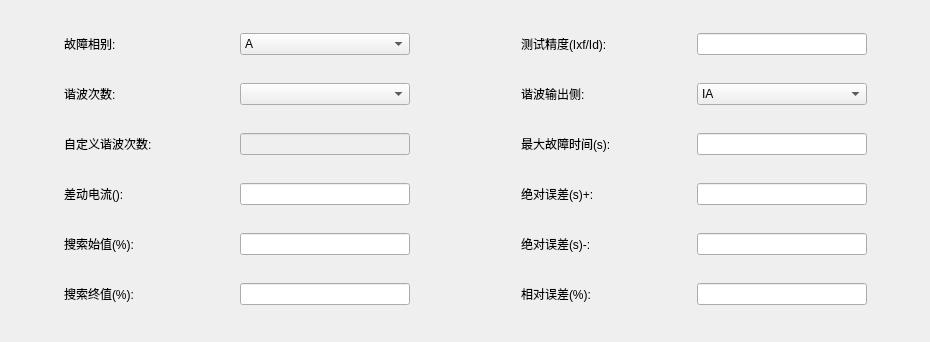
<?xml version="1.0" encoding="UTF-8"?>
<ui version="4.0">
 <class>QDiffHarmItemParaEditWidget</class>
 <widget class="QWidget" name="QDiffHarmItemParaEditWidget">
  <property name="geometry">
   <rect>
    <x>0</x>
    <y>0</y>
    <width>930</width>
    <height>342</height>
   </rect>
  </property>
  <property name="sizePolicy">
   <sizepolicy hsizetype="Preferred" vsizetype="Maximum">
    <horstretch>0</horstretch>
    <verstretch>0</verstretch>
   </sizepolicy>
  </property>
  <property name="minimumSize">
   <size>
    <width>0</width>
    <height>0</height>
   </size>
  </property>
  <property name="windowTitle">
   <string>Form</string>
  </property>
  <layout class="QHBoxLayout" name="horizontalLayout_10" stretch="1,4,2,4,1">
   <item>
    <spacer name="horizontalSpacer_2">
     <property name="orientation">
      <enum>Qt::Horizontal</enum>
     </property>
     <property name="sizeHint" stdset="0">
      <size>
       <width>40</width>
       <height>20</height>
      </size>
     </property>
    </spacer>
   </item>
   <item>
    <layout class="QVBoxLayout" name="verticalLayout">
     <item>
      <layout class="QHBoxLayout" name="horizontalLayout">
       <item>
        <widget class="QLabel" name="m_labHarm_FaultType">
         <property name="sizePolicy">
          <sizepolicy hsizetype="Fixed" vsizetype="Fixed">
           <horstretch>0</horstretch>
           <verstretch>0</verstretch>
          </sizepolicy>
         </property>
         <property name="minimumSize">
          <size>
           <width>170</width>
           <height>0</height>
          </size>
         </property>
         <property name="maximumSize">
          <size>
           <width>170</width>
           <height>16777215</height>
          </size>
         </property>
         <property name="text">
          <string>故障相别:</string>
         </property>
         <property name="alignment">
          <set>Qt::AlignLeading|Qt::AlignLeft|Qt::AlignVCenter</set>
         </property>
        </widget>
       </item>
       <item>
        <widget class="QComboBox" name="m_cmbHarm_FaultType">
         <property name="sizePolicy">
          <sizepolicy hsizetype="Fixed" vsizetype="Fixed">
           <horstretch>0</horstretch>
           <verstretch>0</verstretch>
          </sizepolicy>
         </property>
         <property name="minimumSize">
          <size>
           <width>170</width>
           <height>0</height>
          </size>
         </property>
         <property name="maximumSize">
          <size>
           <width>170</width>
           <height>16777215</height>
          </size>
         </property>
         <item>
          <property name="text">
           <string>A</string>
          </property>
         </item>
         <item>
          <property name="text">
           <string>B</string>
          </property>
         </item>
         <item>
          <property name="text">
           <string>C</string>
          </property>
         </item>
         <item>
          <property name="text">
           <string>ABC</string>
          </property>
         </item>
        </widget>
       </item>
      </layout>
     </item>
     <item>
      <layout class="QHBoxLayout" name="horizontalLayout_2">
       <item>
        <widget class="QLabel" name="m_labHarm_HarmIndex">
         <property name="sizePolicy">
          <sizepolicy hsizetype="Fixed" vsizetype="Fixed">
           <horstretch>0</horstretch>
           <verstretch>0</verstretch>
          </sizepolicy>
         </property>
         <property name="minimumSize">
          <size>
           <width>170</width>
           <height>0</height>
          </size>
         </property>
         <property name="maximumSize">
          <size>
           <width>170</width>
           <height>16777215</height>
          </size>
         </property>
         <property name="text">
          <string>谐波次数:</string>
         </property>
         <property name="alignment">
          <set>Qt::AlignLeading|Qt::AlignLeft|Qt::AlignVCenter</set>
         </property>
        </widget>
       </item>
       <item>
        <widget class="QComboBox" name="m_cmbHarm_HarmIndex">
         <property name="sizePolicy">
          <sizepolicy hsizetype="Fixed" vsizetype="Fixed">
           <horstretch>0</horstretch>
           <verstretch>0</verstretch>
          </sizepolicy>
         </property>
         <property name="minimumSize">
          <size>
           <width>170</width>
           <height>0</height>
          </size>
         </property>
         <property name="maximumSize">
          <size>
           <width>170</width>
           <height>16777215</height>
          </size>
         </property>
        </widget>
       </item>
      </layout>
     </item>
     <item>
      <layout class="QHBoxLayout" name="horizontalLayout_13">
       <item>
        <widget class="QLabel" name="m_labHarm_HarmIndex_2">
         <property name="sizePolicy">
          <sizepolicy hsizetype="Fixed" vsizetype="Fixed">
           <horstretch>0</horstretch>
           <verstretch>0</verstretch>
          </sizepolicy>
         </property>
         <property name="minimumSize">
          <size>
           <width>170</width>
           <height>0</height>
          </size>
         </property>
         <property name="maximumSize">
          <size>
           <width>170</width>
           <height>16777215</height>
          </size>
         </property>
         <property name="text">
          <string>自定义谐波次数:</string>
         </property>
         <property name="alignment">
          <set>Qt::AlignLeading|Qt::AlignLeft|Qt::AlignVCenter</set>
         </property>
        </widget>
       </item>
       <item>
        <widget class="QLineEdit" name="m_txtHarm_CustomHarmIndex">
         <property name="enabled">
          <bool>false</bool>
         </property>
         <property name="sizePolicy">
          <sizepolicy hsizetype="Fixed" vsizetype="Fixed">
           <horstretch>0</horstretch>
           <verstretch>0</verstretch>
          </sizepolicy>
         </property>
         <property name="minimumSize">
          <size>
           <width>170</width>
           <height>0</height>
          </size>
         </property>
         <property name="maximumSize">
          <size>
           <width>170</width>
           <height>16777215</height>
          </size>
         </property>
        </widget>
       </item>
      </layout>
     </item>
     <item>
      <layout class="QHBoxLayout" name="horizontalLayout_3">
       <item>
        <widget class="QLabel" name="m_labHarm_Id">
         <property name="sizePolicy">
          <sizepolicy hsizetype="Fixed" vsizetype="Fixed">
           <horstretch>0</horstretch>
           <verstretch>0</verstretch>
          </sizepolicy>
         </property>
         <property name="minimumSize">
          <size>
           <width>170</width>
           <height>0</height>
          </size>
         </property>
         <property name="maximumSize">
          <size>
           <width>170</width>
           <height>16777215</height>
          </size>
         </property>
         <property name="text">
          <string>差动电流():</string>
         </property>
         <property name="alignment">
          <set>Qt::AlignLeading|Qt::AlignLeft|Qt::AlignVCenter</set>
         </property>
        </widget>
       </item>
       <item>
        <widget class="QLineEdit" name="m_txtHarm_Id">
         <property name="sizePolicy">
          <sizepolicy hsizetype="Fixed" vsizetype="Fixed">
           <horstretch>0</horstretch>
           <verstretch>0</verstretch>
          </sizepolicy>
         </property>
         <property name="minimumSize">
          <size>
           <width>170</width>
           <height>0</height>
          </size>
         </property>
         <property name="maximumSize">
          <size>
           <width>170</width>
           <height>16777215</height>
          </size>
         </property>
        </widget>
       </item>
      </layout>
     </item>
     <item>
      <layout class="QHBoxLayout" name="horizontalLayout_4">
       <item>
        <widget class="QLabel" name="m_labHarm_BeginVal">
         <property name="sizePolicy">
          <sizepolicy hsizetype="Fixed" vsizetype="Fixed">
           <horstretch>0</horstretch>
           <verstretch>0</verstretch>
          </sizepolicy>
         </property>
         <property name="minimumSize">
          <size>
           <width>170</width>
           <height>0</height>
          </size>
         </property>
         <property name="maximumSize">
          <size>
           <width>170</width>
           <height>16777215</height>
          </size>
         </property>
         <property name="text">
          <string>搜索始值(%):</string>
         </property>
         <property name="alignment">
          <set>Qt::AlignLeading|Qt::AlignLeft|Qt::AlignVCenter</set>
         </property>
        </widget>
       </item>
       <item>
        <widget class="QLineEdit" name="m_txtHarm_BeginVal">
         <property name="sizePolicy">
          <sizepolicy hsizetype="Fixed" vsizetype="Fixed">
           <horstretch>0</horstretch>
           <verstretch>0</verstretch>
          </sizepolicy>
         </property>
         <property name="minimumSize">
          <size>
           <width>170</width>
           <height>0</height>
          </size>
         </property>
         <property name="maximumSize">
          <size>
           <width>170</width>
           <height>16777215</height>
          </size>
         </property>
        </widget>
       </item>
      </layout>
     </item>
     <item>
      <layout class="QHBoxLayout" name="horizontalLayout_5">
       <item>
        <widget class="QLabel" name="m_labHarm_EndVal">
         <property name="sizePolicy">
          <sizepolicy hsizetype="Fixed" vsizetype="Fixed">
           <horstretch>0</horstretch>
           <verstretch>0</verstretch>
          </sizepolicy>
         </property>
         <property name="minimumSize">
          <size>
           <width>170</width>
           <height>0</height>
          </size>
         </property>
         <property name="maximumSize">
          <size>
           <width>170</width>
           <height>16777215</height>
          </size>
         </property>
         <property name="text">
          <string>搜索终值(%):</string>
         </property>
         <property name="alignment">
          <set>Qt::AlignLeading|Qt::AlignLeft|Qt::AlignVCenter</set>
         </property>
        </widget>
       </item>
       <item>
        <widget class="QLineEdit" name="m_txtHarm_EndVal">
         <property name="sizePolicy">
          <sizepolicy hsizetype="Fixed" vsizetype="Fixed">
           <horstretch>0</horstretch>
           <verstretch>0</verstretch>
          </sizepolicy>
         </property>
         <property name="minimumSize">
          <size>
           <width>170</width>
           <height>0</height>
          </size>
         </property>
         <property name="maximumSize">
          <size>
           <width>170</width>
           <height>16777215</height>
          </size>
         </property>
        </widget>
       </item>
      </layout>
     </item>
    </layout>
   </item>
   <item>
    <spacer name="horizontalSpacer">
     <property name="orientation">
      <enum>Qt::Horizontal</enum>
     </property>
     <property name="sizeHint" stdset="0">
      <size>
       <width>40</width>
       <height>20</height>
      </size>
     </property>
    </spacer>
   </item>
   <item>
    <layout class="QVBoxLayout" name="verticalLayout_2">
     <item>
      <layout class="QHBoxLayout" name="horizontalLayout_7">
       <item>
        <widget class="QLabel" name="m_labHarm_Step">
         <property name="sizePolicy">
          <sizepolicy hsizetype="Fixed" vsizetype="Fixed">
           <horstretch>0</horstretch>
           <verstretch>0</verstretch>
          </sizepolicy>
         </property>
         <property name="minimumSize">
          <size>
           <width>170</width>
           <height>0</height>
          </size>
         </property>
         <property name="maximumSize">
          <size>
           <width>170</width>
           <height>16777215</height>
          </size>
         </property>
         <property name="text">
          <string>测试精度(Ixf/Id):</string>
         </property>
         <property name="alignment">
          <set>Qt::AlignLeading|Qt::AlignLeft|Qt::AlignVCenter</set>
         </property>
        </widget>
       </item>
       <item>
        <widget class="QLineEdit" name="m_txtHarm_Step">
         <property name="sizePolicy">
          <sizepolicy hsizetype="Fixed" vsizetype="Fixed">
           <horstretch>0</horstretch>
           <verstretch>0</verstretch>
          </sizepolicy>
         </property>
         <property name="minimumSize">
          <size>
           <width>170</width>
           <height>0</height>
          </size>
         </property>
         <property name="maximumSize">
          <size>
           <width>170</width>
           <height>16777215</height>
          </size>
         </property>
        </widget>
       </item>
      </layout>
     </item>
     <item>
      <layout class="QHBoxLayout" name="horizontalLayout_12">
       <item>
        <widget class="QLabel" name="m_labHarm_OutSide">
         <property name="sizePolicy">
          <sizepolicy hsizetype="Fixed" vsizetype="Fixed">
           <horstretch>0</horstretch>
           <verstretch>0</verstretch>
          </sizepolicy>
         </property>
         <property name="minimumSize">
          <size>
           <width>170</width>
           <height>0</height>
          </size>
         </property>
         <property name="maximumSize">
          <size>
           <width>170</width>
           <height>16777215</height>
          </size>
         </property>
         <property name="text">
          <string>谐波输出侧:</string>
         </property>
         <property name="alignment">
          <set>Qt::AlignLeading|Qt::AlignLeft|Qt::AlignVCenter</set>
         </property>
        </widget>
       </item>
       <item>
        <widget class="QComboBox" name="m_cmbHarm_OutSide">
         <property name="sizePolicy">
          <sizepolicy hsizetype="Fixed" vsizetype="Fixed">
           <horstretch>0</horstretch>
           <verstretch>0</verstretch>
          </sizepolicy>
         </property>
         <property name="minimumSize">
          <size>
           <width>170</width>
           <height>0</height>
          </size>
         </property>
         <property name="maximumSize">
          <size>
           <width>170</width>
           <height>16777215</height>
          </size>
         </property>
         <item>
          <property name="text">
           <string>IA</string>
          </property>
         </item>
         <item>
          <property name="text">
           <string>IB</string>
          </property>
         </item>
         <item>
          <property name="text">
           <string>IC</string>
          </property>
         </item>
         <item>
          <property name="text">
           <string>IA\IB\IC</string>
          </property>
         </item>
         <item>
          <property name="text">
           <string>IA2</string>
          </property>
         </item>
         <item>
          <property name="text">
           <string>IB2</string>
          </property>
         </item>
         <item>
          <property name="text">
           <string>IC2</string>
          </property>
         </item>
         <item>
          <property name="text">
           <string>IA2\IB2\IC2</string>
          </property>
         </item>
        </widget>
       </item>
      </layout>
     </item>
     <item>
      <layout class="QHBoxLayout" name="horizontalLayout_9">
       <item>
        <widget class="QLabel" name="m_labHarm_FaultTime">
         <property name="sizePolicy">
          <sizepolicy hsizetype="Fixed" vsizetype="Fixed">
           <horstretch>0</horstretch>
           <verstretch>0</verstretch>
          </sizepolicy>
         </property>
         <property name="minimumSize">
          <size>
           <width>170</width>
           <height>0</height>
          </size>
         </property>
         <property name="maximumSize">
          <size>
           <width>170</width>
           <height>16777215</height>
          </size>
         </property>
         <property name="text">
          <string>最大故障时间(s):</string>
         </property>
         <property name="alignment">
          <set>Qt::AlignLeading|Qt::AlignLeft|Qt::AlignVCenter</set>
         </property>
        </widget>
       </item>
       <item>
        <widget class="QLineEdit" name="m_txtHarm_FaultTime">
         <property name="sizePolicy">
          <sizepolicy hsizetype="Fixed" vsizetype="Fixed">
           <horstretch>0</horstretch>
           <verstretch>0</verstretch>
          </sizepolicy>
         </property>
         <property name="minimumSize">
          <size>
           <width>170</width>
           <height>0</height>
          </size>
         </property>
         <property name="maximumSize">
          <size>
           <width>170</width>
           <height>16777215</height>
          </size>
         </property>
        </widget>
       </item>
      </layout>
     </item>
     <item>
      <layout class="QHBoxLayout" name="horizontalLayout_6">
       <item>
        <widget class="QLabel" name="m_labHarm_AbsErr">
         <property name="sizePolicy">
          <sizepolicy hsizetype="Fixed" vsizetype="Fixed">
           <horstretch>0</horstretch>
           <verstretch>0</verstretch>
          </sizepolicy>
         </property>
         <property name="minimumSize">
          <size>
           <width>170</width>
           <height>0</height>
          </size>
         </property>
         <property name="maximumSize">
          <size>
           <width>170</width>
           <height>16777215</height>
          </size>
         </property>
         <property name="text">
          <string>绝对误差(s)+:</string>
         </property>
         <property name="alignment">
          <set>Qt::AlignLeading|Qt::AlignLeft|Qt::AlignVCenter</set>
         </property>
        </widget>
       </item>
       <item>
        <widget class="QSettingLineEdit" name="m_txtHarm_AbsErrPos">
         <property name="sizePolicy">
          <sizepolicy hsizetype="Fixed" vsizetype="Fixed">
           <horstretch>0</horstretch>
           <verstretch>0</verstretch>
          </sizepolicy>
         </property>
         <property name="minimumSize">
          <size>
           <width>170</width>
           <height>0</height>
          </size>
         </property>
         <property name="maximumSize">
          <size>
           <width>170</width>
           <height>16777215</height>
          </size>
         </property>
        </widget>
       </item>
      </layout>
     </item>
     <item>
      <layout class="QHBoxLayout" name="horizontalLayout_8">
       <item>
        <widget class="QLabel" name="m_labHarm_AbsErrNeg">
         <property name="sizePolicy">
          <sizepolicy hsizetype="Fixed" vsizetype="Fixed">
           <horstretch>0</horstretch>
           <verstretch>0</verstretch>
          </sizepolicy>
         </property>
         <property name="minimumSize">
          <size>
           <width>170</width>
           <height>0</height>
          </size>
         </property>
         <property name="maximumSize">
          <size>
           <width>170</width>
           <height>16777215</height>
          </size>
         </property>
         <property name="text">
          <string>绝对误差(s)-:</string>
         </property>
         <property name="alignment">
          <set>Qt::AlignLeading|Qt::AlignLeft|Qt::AlignVCenter</set>
         </property>
        </widget>
       </item>
       <item>
        <widget class="QSettingLineEdit" name="m_txtHarm_AbsErrNeg">
         <property name="sizePolicy">
          <sizepolicy hsizetype="Fixed" vsizetype="Fixed">
           <horstretch>0</horstretch>
           <verstretch>0</verstretch>
          </sizepolicy>
         </property>
         <property name="minimumSize">
          <size>
           <width>170</width>
           <height>0</height>
          </size>
         </property>
         <property name="maximumSize">
          <size>
           <width>170</width>
           <height>16777215</height>
          </size>
         </property>
        </widget>
       </item>
      </layout>
     </item>
     <item>
      <layout class="QHBoxLayout" name="horizontalLayout_11">
       <item>
        <widget class="QLabel" name="m_labHarm_RelErr">
         <property name="sizePolicy">
          <sizepolicy hsizetype="Fixed" vsizetype="Fixed">
           <horstretch>0</horstretch>
           <verstretch>0</verstretch>
          </sizepolicy>
         </property>
         <property name="minimumSize">
          <size>
           <width>170</width>
           <height>0</height>
          </size>
         </property>
         <property name="maximumSize">
          <size>
           <width>170</width>
           <height>16777215</height>
          </size>
         </property>
         <property name="text">
          <string>相对误差(%):</string>
         </property>
         <property name="alignment">
          <set>Qt::AlignLeading|Qt::AlignLeft|Qt::AlignVCenter</set>
         </property>
        </widget>
       </item>
       <item>
        <widget class="QSettingLineEdit" name="m_txtHarm_RelErr">
         <property name="sizePolicy">
          <sizepolicy hsizetype="Fixed" vsizetype="Fixed">
           <horstretch>0</horstretch>
           <verstretch>0</verstretch>
          </sizepolicy>
         </property>
         <property name="minimumSize">
          <size>
           <width>170</width>
           <height>0</height>
          </size>
         </property>
         <property name="maximumSize">
          <size>
           <width>170</width>
           <height>16777215</height>
          </size>
         </property>
        </widget>
       </item>
      </layout>
     </item>
    </layout>
   </item>
   <item>
    <spacer name="horizontalSpacer_3">
     <property name="orientation">
      <enum>Qt::Horizontal</enum>
     </property>
     <property name="sizeHint" stdset="0">
      <size>
       <width>40</width>
       <height>20</height>
      </size>
     </property>
    </spacer>
   </item>
  </layout>
 </widget>
 <customwidgets>
  <customwidget>
   <class>QSettingLineEdit</class>
   <extends>QLineEdit</extends>
   <header>../../UI/Controls/SettingCtrls/qsettinglineedit.h</header>
  </customwidget>
 </customwidgets>
 <resources/>
 <connections/>
</ui>
